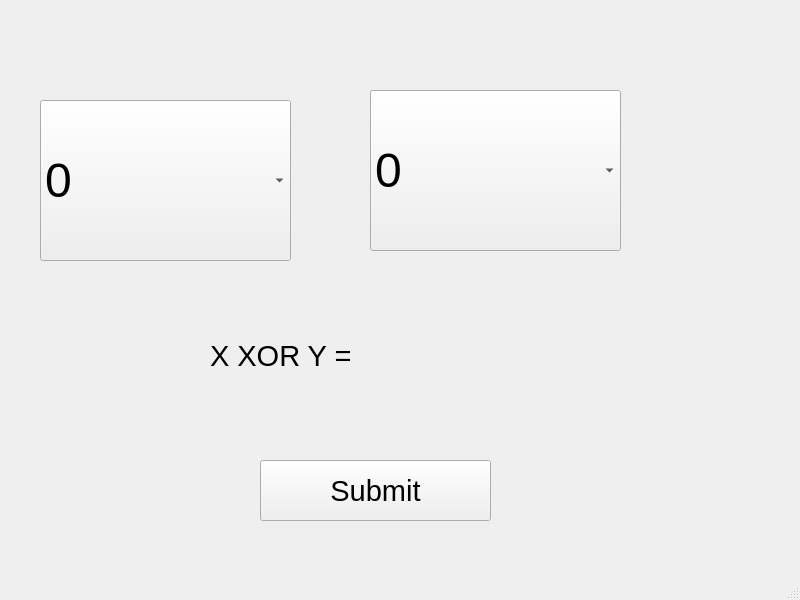
<?xml version="1.0" encoding="UTF-8"?>
<ui version="4.0">
 <class>MainWindow</class>
 <widget class="QMainWindow" name="MainWindow">
  <property name="geometry">
   <rect>
    <x>0</x>
    <y>0</y>
    <width>800</width>
    <height>600</height>
   </rect>
  </property>
  <property name="windowTitle">
   <string>MainWindow</string>
  </property>
  <widget class="QWidget" name="centralwidget">
   <widget class="QComboBox" name="combox">
    <property name="geometry">
     <rect>
      <x>40</x>
      <y>100</y>
      <width>251</width>
      <height>161</height>
     </rect>
    </property>
    <property name="font">
     <font>
      <pointsize>36</pointsize>
     </font>
    </property>
    <item>
     <property name="text">
      <string>0</string>
     </property>
    </item>
    <item>
     <property name="text">
      <string>1</string>
     </property>
    </item>
   </widget>
   <widget class="QComboBox" name="combox_2">
    <property name="geometry">
     <rect>
      <x>370</x>
      <y>90</y>
      <width>251</width>
      <height>161</height>
     </rect>
    </property>
    <property name="font">
     <font>
      <pointsize>36</pointsize>
     </font>
    </property>
    <item>
     <property name="text">
      <string>0</string>
     </property>
    </item>
    <item>
     <property name="text">
      <string>1</string>
     </property>
    </item>
   </widget>
   <widget class="QPushButton" name="pushButton">
    <property name="geometry">
     <rect>
      <x>260</x>
      <y>460</y>
      <width>231</width>
      <height>61</height>
     </rect>
    </property>
    <property name="font">
     <font>
      <pointsize>22</pointsize>
     </font>
    </property>
    <property name="text">
     <string>Submit</string>
    </property>
   </widget>
   <widget class="QLabel" name="label">
    <property name="geometry">
     <rect>
      <x>210</x>
      <y>300</y>
      <width>301</width>
      <height>111</height>
     </rect>
    </property>
    <property name="font">
     <font>
      <pointsize>22</pointsize>
     </font>
    </property>
    <property name="text">
     <string>X XOR Y = </string>
    </property>
   </widget>
  </widget>
  <widget class="QMenuBar" name="menubar">
   <property name="geometry">
    <rect>
     <x>0</x>
     <y>0</y>
     <width>800</width>
     <height>31</height>
    </rect>
   </property>
  </widget>
  <widget class="QStatusBar" name="statusbar"/>
 </widget>
 <resources/>
 <connections/>
</ui>
